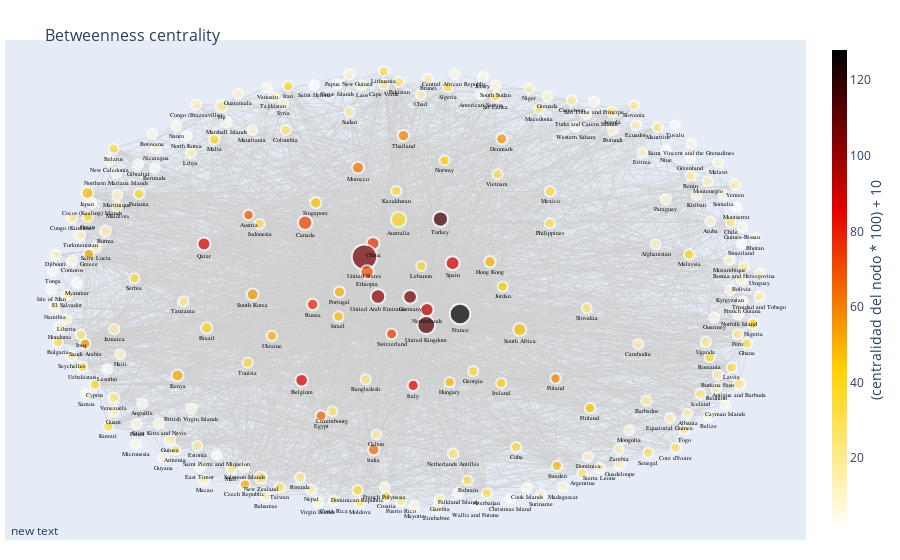

The code cell stored with this chart in its notebook:
### Markdown cell above
Para una mejor experiencia con los graficos se recomienda verlos desde el notebook. Ya que es interactivo.

### Code cell
edge_x = []
edge_y = []

pos = nx.spring_layout(grafo, iterations=50, k=2)

for edge in grafo.edges():
    x0, y0 = pos[edge[0]][0], pos[edge[0]][1]
    x1, y1 = pos[edge[1]][0], pos[edge[1]][1]
    edge_x.append(x0)
    edge_x.append(x1)
    edge_x.append(None)
    edge_y.append(y0)
    edge_y.append(y1)
    edge_y.append(None)

edge_trace = go.Scatter(
    x=edge_x, y=edge_y,
    line=dict(width=0.5, color='#CFCFCF'),
    hoverinfo='none',
    mode='lines')

node_x = []
node_y = []
node_label = []
for node in grafo.nodes():
    x, y = pos[node][0], pos[node][1]
    node_x.append(x)
    node_y.append(y)
    node_label.append(node)

node_adjacencies = []
node_size = []
for node, adjacencies in enumerate(grafo.adjacency()):
    node_adjacencies.append(len(adjacencies[1]))

betweenness_centrality = nx.betweenness_centrality(grafo)
for e in betweenness_centrality:
    node_size.append(betweenness_centrality[e]*100+10)
    
node_trace = go.Scatter(
    x=node_x, y=node_y,
    mode='markers+text',
    hoverinfo='text',
    text=node_label,
    textposition='bottom center',
     textfont=dict(
        family="sans serif",
        size=6,
        color="Black"
    ),
    marker=dict(
        showscale=True,
        colorscale='Hot',
        reversescale=True,
        color=[],
        size=node_size,
        colorbar=dict(
            thickness=15,
            title='(centralidad del nodo * 100) + 10',
            xanchor='left',
            titleside='right'
        ),
        line_width=2))

node_trace.marker.color = node_adjacencies

fig = go.Figure(data=[edge_trace, node_trace],
             layout=go.Layout(
                title='<br>Betweenness centrality',
                titlefont_size=16,
                showlegend=False,
                hovermode='closest',
                margin=dict(b=20,l=5,r=5,t=40),
                annotations=[ dict(
                    showarrow=False,
                    xref="paper", yref="paper",
                    x=0.005, y=-0.002 ) ],
                xaxis=dict(showgrid=False, zeroline=False, showticklabels=False),
                yaxis=dict(showgrid=False, zeroline=False, showticklabels=False))
                )
fig.show()

### Figure 1 — Plotly figure (JSON) as saved in the notebook; plotly's stock layout.template omitted (floating-point values rounded to 4 significant figures; data arrays with more than 128 entries replaced by an {"elided": "..."} marker saying what was removed)
{"data": [{"hoverinfo": "none", "line": {"color": "#CFCFCF", "width": 0.5}, "mode": "lines", "type": "scatter", "x": {"elided": "8556 float values"}, "y": {"elided": "8556 float values"}}, {"hoverinfo": "text", "marker": {"color": {"elided": "229 int values"}, "colorbar": {"thickness": 15, "title": {"side": "right", "text": "(centralidad del nodo * 100) + 10"}, "xanchor": "left"}, "colorscale": [[0, "rgb(0,0,0)"], [0.3333, "rgb(230,0,0)"], [0.6667, "rgb(255,210,0)"], [1, "rgb(255,255,255)"]], "line": {"width": 2}, "reversescale": true, "showscale": true, "size": {"elided": "229 float values"}}, "mode": "markers+text", "text": {"elided": "229 str values"}, "textfont": {"color": "Black", "family": "sans serif", "size": 6}, "textposition": "bottom center", "type": "scatter", "x": {"elided": "229 float values"}, "y": {"elided": "229 float values"}}], "layout": {"annotations": [{"showarrow": false, "x": 0.005, "xref": "paper", "y": -0.002, "yref": "paper"}], "hovermode": "closest", "margin": {"b": 20, "l": 5, "r": 5, "t": 40}, "showlegend": false, "title": {"font": {"size": 16}, "text": "<br>Betweenness centrality"}, "xaxis": {"showgrid": false, "showticklabels": false, "zeroline": false}, "yaxis": {"showgrid": false, "showticklabels": false, "zeroline": false}}}
